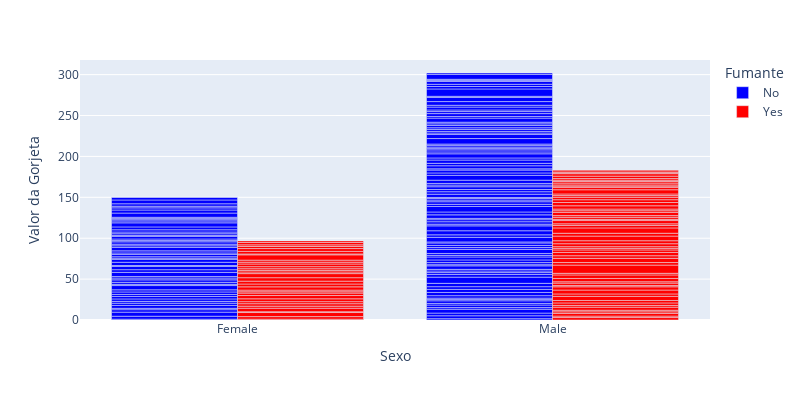

Notebook cell for this chart:
### Markdown cell above
### Gráfico de barras verticais agrupadas

### Code cell
# Link para tabela com a escala de cores https://plotly.com/python/builtin-colorscales/

# Criando um gráfico de barras
px.bar(df, 
       x="Sexo", 
       y="Valor da Gorjeta",
       color="Fumante", 
       barmode="group",
       color_discrete_sequence=px.colors.sequential.Bluered,
       width=800, 
       height=400,
      )

### Figure 1 — Plotly figure (JSON) as saved in the notebook; plotly's stock layout.template omitted (floating-point values rounded to 4 significant figures; data arrays with more than 128 entries replaced by an {"elided": "..."} marker saying what was removed)
{"data": [{"alignmentgroup": "True", "hovertemplate": "Fumante=No<br>Sexo=%{x}<br>Valor da Gorjeta=%{y}<extra></extra>", "legendgroup": "No", "marker": {"color": "rgb(0,0,255)", "pattern": {"shape": ""}}, "name": "No", "offsetgroup": "No", "orientation": "v", "showlegend": true, "textposition": "auto", "type": "bar", "x": {"elided": "151 str values"}, "xaxis": "x", "y": {"elided": "151 float values"}, "yaxis": "y"}, {"alignmentgroup": "True", "hovertemplate": "Fumante=Yes<br>Sexo=%{x}<br>Valor da Gorjeta=%{y}<extra></extra>", "legendgroup": "Yes", "marker": {"color": "rgb(255,0,0)", "pattern": {"shape": ""}}, "name": "Yes", "offsetgroup": "Yes", "orientation": "v", "showlegend": true, "textposition": "auto", "type": "bar", "x": ["Male", "Male", "Male", "Male", "Male", "Male", "Female", "Male", "Female", "Female", "Male", "Male", "Male", "Male", "Female", "Female", "Male", "Male", "Male", "Male", "Female", "Female", "Female", "Female", "Male", "Male", "Male", "Female", "Male", "Female", "Female", "Female", "Male", "Male", "Male", "Male", "Male", "Male", "Male", "Male", "Female", "Male", "Male", "Male", "Male", "Male", "Male", "Female", "Male", "Female", "Male", "Male", "Female", "Male", "Male", "Male", "Male", "Female", "Female", "Male", "Male", "Female", "Female", "Female", "Male", "Female", "Male", "Male", "Male", "Female", "Male", "Male", "Female", "Female", "Female", "Male", "Male", "Male", "Female", "Male", "Female", "Male", "Male", "Female", "Female", "Female", "Male", "Male", "Male", "Male", "Male", "Female", "Male"], "xaxis": "x", "y": [3, 1.76, 3.21, 2, 1.98, 3.76, 1, 2.09, 3.14, 5, 3.08, 3, 5, 3, 1, 4.3, 4.73, 4, 1.5, 3, 2.5, 3, 2.5, 3.48, 1.64, 4.06, 4.29, 4, 2, 3, 1.61, 2, 10, 3.16, 5.15, 3.18, 4, 3.11, 2, 2, 4, 3.55, 3.68, 5.65, 3.5, 6.5, 3, 3.5, 2, 3.5, 4, 1.5, 4.19, 2.56, 2.02, 4, 2, 5, 2, 2, 4, 2.01, 2, 2.5, 4, 3.23, 3.41, 3, 2.03, 2.23, 2, 5.16, 2.5, 6.5, 1.1, 3, 1.5, 1.44, 3.09, 2.2, 3.48, 1.92, 1.58, 2.5, 2, 2.88, 2, 3, 3, 1, 1.17, 2, 2], "yaxis": "y"}], "layout": {"barmode": "group", "height": 400, "legend": {"title": {"text": "Fumante"}, "tracegroupgap": 0}, "margin": {"t": 60}, "width": 800, "xaxis": {"anchor": "y", "autorange": true, "domain": [0, 1], "range": [-0.5, 1.5], "title": {"text": "Sexo"}, "type": "category"}, "yaxis": {"anchor": "x", "autorange": true, "domain": [0, 1], "range": [0, 317.9], "title": {"text": "Valor da Gorjeta"}, "type": "linear"}}}
